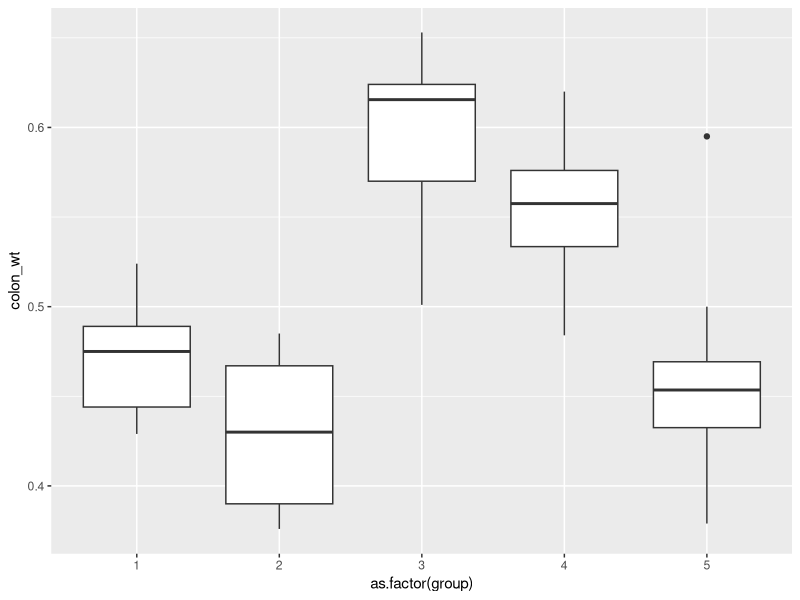
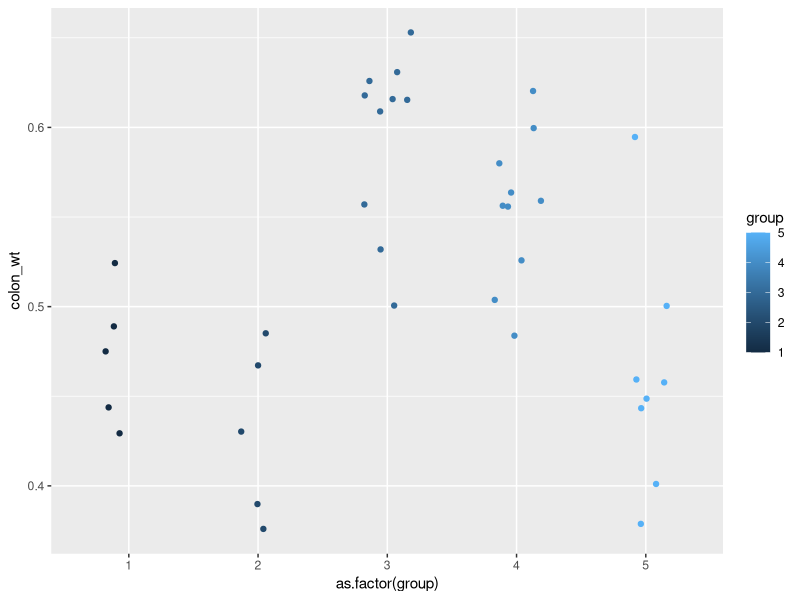
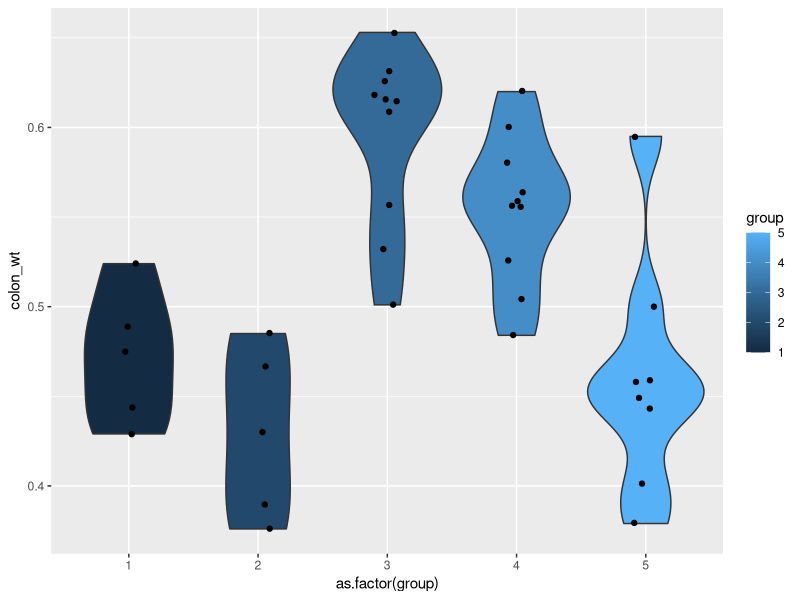
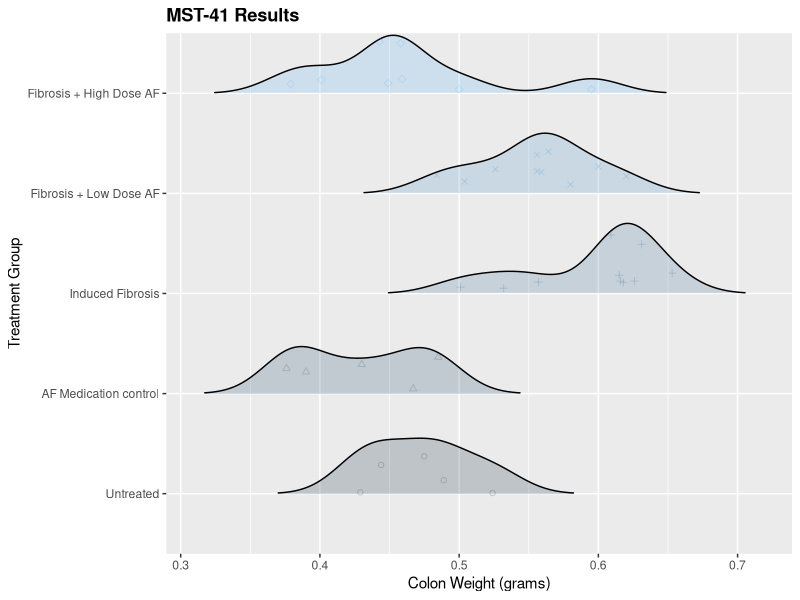
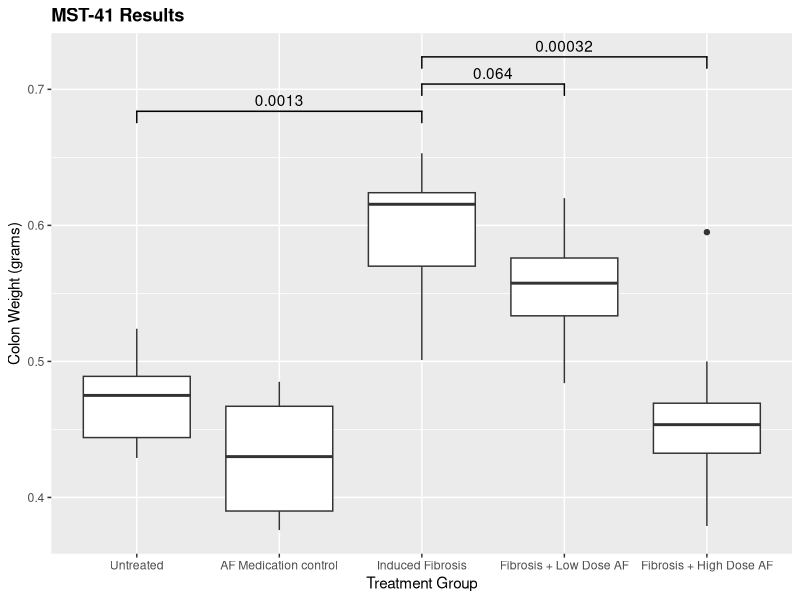
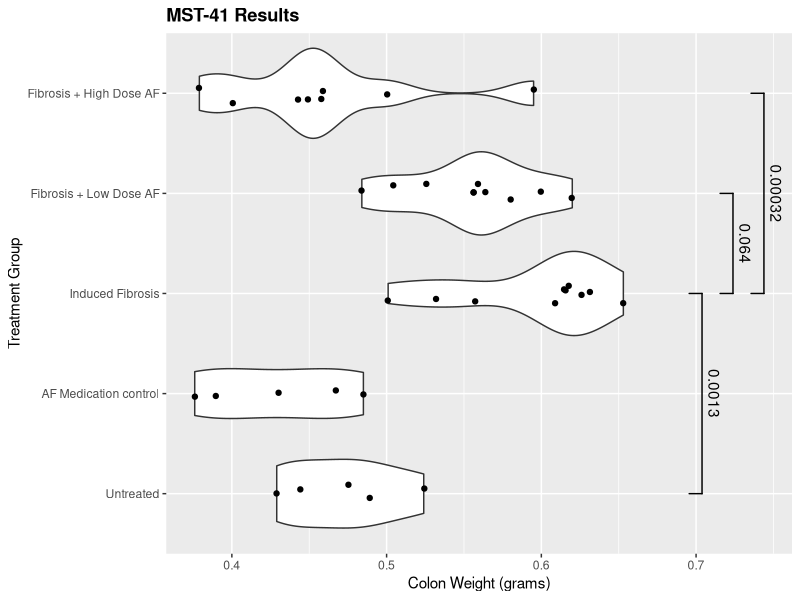

Source code (R) for these figures, in order:
library(tidyverse)
library(ggridges)
library(ggsignif)
library(readxl)
library(here)

#read data with readr package
df <- read_excel(here("MST-41.xlsx"), sheet = "gross", skip =4)

#clean up names
names(df) <- c('rx', 'mouse_num', 'group', 'length','junk', 'gross_wt',
               'tare', 'colon_wt', 'junk1', 'junk2', 'junk3', 'junk4',
               'junk5', 'junk6', 'junk7', 'body_wt', 'junk8','junk9',
               'junk10','junk11','junk12')

#select, filter, mutate
df <- df %>% select(-starts_with('junk'), -gross_wt, -tare) %>% 
   filter(!is.na(length)) %>% 
   mutate(colon_density = colon_wt/length, 
          colon_fraction = colon_wt/body_wt)

# t tests
# un vs drug control
with(df, t.test(colon_wt[group==1], colon_wt[group==2]))
onetwo <- with(df, t.test(colon_wt[group==1], colon_wt[group==2]))$p.value

# un vs S. typh
with(df, t.test(colon_wt[group==1], colon_wt[group==3]))
onethree <- with(df, t.test(colon_wt[group==1], colon_wt[group==3]))$p.value

#  S. typh vs. low dose ABT263
with(df, t.test(colon_wt[group==3], colon_wt[group==4]))
threefour <- with(df, t.test(colon_wt[group==3], colon_wt[group==4]))$p.value

# S. typh vs. high dose ABT263
with(df, t.test(colon_wt[group==3], colon_wt[group==5]))
threefive <- with(df, t.test(colon_wt[group==3], colon_wt[group==5]))$p.value

#plotting
#boxplot
ggplot(df, aes(x= as.factor(group), y = colon_wt)) +
  geom_boxplot()

#boxplot
ggplot(df, aes(x= as.factor(group), y = colon_wt, color=group)) +
  geom_jitter(width = 0.2)

#violin plot
ggplot(df, aes(x= as.factor(group), y = colon_wt)) +
  geom_violin(aes(fill=group)) + 
  geom_jitter(width = 0.1)

#ridge plot
gridge <- ggplot(df, aes(x = colon_wt, y= as.factor(group), fill = group)) +
  geom_density_ridges(aes(point_color=group, point_fill=group,
                          point_shape = group),
            rel_min_height =0.01, scale=0.7,
            alpha = 0.2, jittered_points=TRUE) +
  scale_discrete_manual(aesthetics = "point shape", values = c(21,22,23)) +
  labs(x = "Colon Weight (grams)", y = "Treatment Group") +
  scale_y_discrete(labels = c("1" = "Untreated", 
                              "2" = "AF Medication control",
                              "3" = "Induced Fibrosis",
                              "4" = "Fibrosis + Low Dose AF",
                              "5" = "Fibrosis + High Dose AF")) +
  theme(legend.position = "none", plot.title = element_text(face="bold")) +
  ggtitle("MST-41 Results")

gridge

# add ggsignif to boxplot
ggplot(df, aes(x= as.factor(group), y = colon_wt) ) +
  geom_boxplot() +
  geom_signif(y_position = 0.67,comparisons = list(c("1", "3"))) +
  geom_signif(y_position = 0.69,comparisons = list(c("3", "4"))) +
  geom_signif(y_position = 0.71,comparisons = list(c("3", "5"))) +
  scale_x_discrete(labels = c("1" = "Untreated", 
                              "2" = "AF Medication control",
                              "3" = "Induced Fibrosis",
                              "4" = "Fibrosis + Low Dose AF",
                              "5" = "Fibrosis + High Dose AF")) +
  labs(y = "Colon Weight (grams)", x = "Treatment Group") +
  theme(legend.position = "none", plot.title = element_text(face="bold")) +
  ggtitle("MST-41 Results")

# add ggsignif to violinplot
ggplot(df, aes(x= as.factor(group), y = colon_wt) ) +
  geom_violin() +
  geom_jitter(width = 0.1) +
  geom_signif(y_position = 0.69,comparisons = list(c("1", "3"))) +
  geom_signif(y_position = 0.71,comparisons = list(c("3", "4"))) +
  geom_signif(y_position = 0.73,comparisons = list(c("3", "5"))) +
  scale_x_discrete(labels = c("1" = "Untreated", 
                              "2" = "AF Medication control",
                              "3" = "Induced Fibrosis",
                              "4" = "Fibrosis + Low Dose AF",
                              "5" = "Fibrosis + High Dose AF")) +
  labs(y = "Colon Weight (grams)", x = "Treatment Group") +
  theme(legend.position = "none", plot.title = element_text(face="bold")) +
  ggtitle("MST-41 Results") +
  coord_flip()
